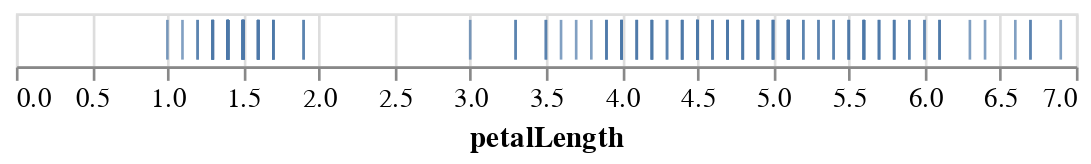

Notebook source saved alongside this figure:
### Markdown cell above
This is a bit better, but the ``point`` mark is probably not the best for a 1D chart like this.

Let's try the ``tick`` mark instead:

### Code cell
alt.Chart(iris).mark_tick().encode(
    x='petalLength'
)

### Figure 1 — Vega-Lite specification as saved in the notebook (floating-point values rounded to 4 significant figures; data arrays with more than 128 entries replaced by an {"elided": "..."} marker saying what was removed)
{"config": {"view": {"continuousWidth": 400, "continuousHeight": 300}}, "data": {"name": "data-a264acbd6e539a8b3afc0cb5f240fb57"}, "mark": "tick", "encoding": {"x": {"field": "petalLength", "type": "quantitative"}}, "$schema": "https://vega.github.io/schema/vega-lite/v4.17.0.json", "datasets": {"data-a264acbd6e539a8b3afc0cb5f240fb57": {"elided": "150 records"}}}
